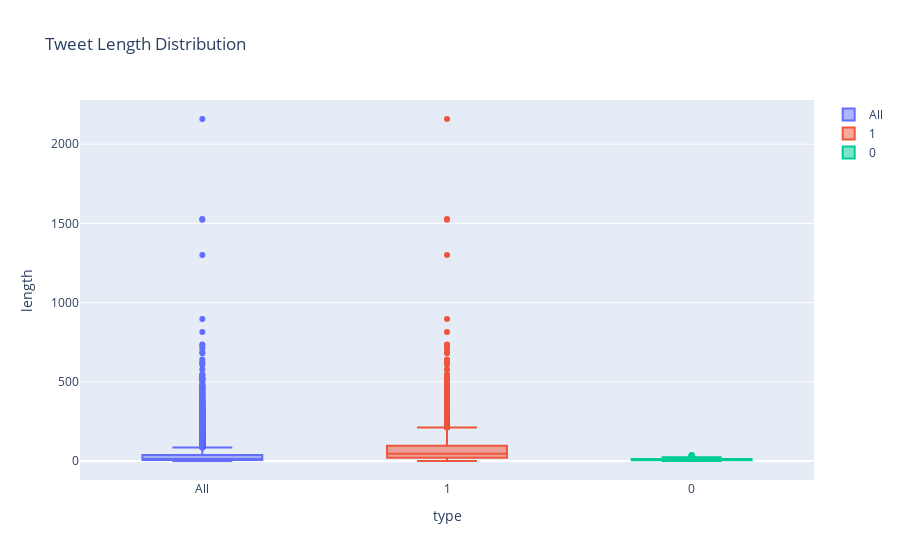

Here is the notebook cell this chart was saved with:
### Code cell
fig = go.Figure()
fig.add_box(y=tmp['len'], name='All')
fig.add_box(y=tmp[tmp['label'] == 1]['len'], name='1')
fig.add_box(y=tmp[tmp['label'] == 0]['len'], name='0')

fig.update_layout(
            title="Tweet Length Distribution",
            xaxis_title='type',
            yaxis_title='length',
        )

fig.show()

### Figure 1 — Plotly figure (JSON) as saved in the notebook; plotly's stock layout.template omitted (floating-point values rounded to 4 significant figures; data arrays with more than 128 entries replaced by an {"elided": "..."} marker saying what was removed)
{"data": [{"name": "All", "type": "box", "y": {"elided": "9119 int values"}}, {"name": "1", "type": "box", "y": {"elided": "3998 int values"}}, {"name": "0", "type": "box", "y": {"elided": "5121 int values"}}], "layout": {"title": {"text": "Tweet Length Distribution"}, "xaxis": {"title": {"text": "type"}}, "yaxis": {"title": {"text": "length"}}}}
